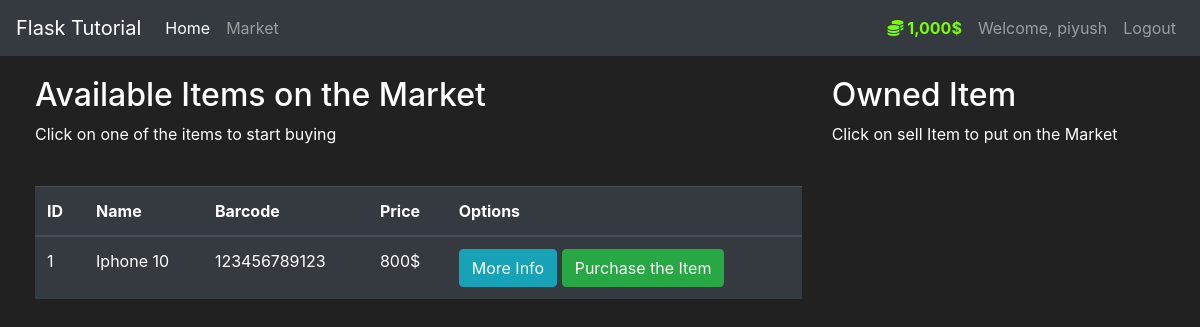
Page /market (signed in) on the committed database.
### market/models.py (models this page shows, shortened)
class User(db.Model, UserMixin):
    id = db.Column(db.Integer(), primary_key=True)
    username = db.Column(db.String(length=30), nullable=False, unique=True)
    email_address = db.Column(db.String(length=50), nullable=False, unique=True)
    password_hash = db.Column(db.String(length=60), nullable=False)
    budget = db.Column(db.Integer(), nullable=False, default=1000)
    items = db.relationship('Item', backref='owned_user', lazy=True)
    @property
    def prettier_budget(self):
        if len(str(self.budget)) >= 4:
            return f'{str(self.budget)[:-3]},{str(self.budget)[-3:]}$'
        else:
            return f"{self.budget}$"
    @property
    def password(self):
        return self.password

class Item(db.Model):
    id = db.Column(db.Integer(), primary_key=True)
    name = db.Column(db.String(length=30), nullable=False, unique=True)
    price = db.Column(db.Integer(), nullable=False)
    barcode = db.Column(db.String(length=12), nullable=False, unique=True)
    description = db.Column(db.String(length=1024), nullable=False, unique=True)
    owner = db.Column(db.Integer(), db.ForeignKey('user.id'))

### market/routes.py (the view, shortened to what this page needs)
@app.route('/market', methods=['GET', 'POST'])
@login_required
def market_page():
    purchase_form=PurchaseItemForm()
    if request.method=="GET" :
        items = Item.query.filter_by(owner=None)
        return render_template('market.html', items=items,purchase_form=purchase_form)

### market/models.py (called while the page is built)
@login_manager.user_loader
def load_user(user_id):
    return User.query.get(int(user_id))

### market/templates/market.html (shortened to what this page needs)
{% extends 'base.html' %}
{% block content %}
<div class="row" style="margin-top:20px; margin-left:20px">
   <div class="col-8">
       <h2>Available Items on the Market</h2>
       <p>Click on one of the items to start buying</p>
       <br>
      <table class="table table-hover table-dark">
         <thead>
            <tr>
               <th scope="col">ID</th>
               <th scope="col">Name</th>
               <th scope="col">Barcode</th>
               <th scope="col">Price</th>
               <th scope="col">Options</th>
            </tr>
         </thead>
         <tbody>
            {% for item in items %}
            <tr>
               <td>{{ item.id }}</td>
               <td>{{ item.name }}</td>
               <td>{{ item.barcode }}</td>
               <td>{{ item.price }}$</td>
               <td>
                  <button class="btn btn-outline btn-info" data-toggle="modal" data-target="#Modal-MoreInfo-{{ item.id }}">More Info</button>
                  <button class="btn btn-outline btn-success" data-toggle="modal" data-target="#Modal-PurchaseConfirm-{{ item.id }}">Purchase the Item</button>
               </td>
            </tr>
            {% endfor %}
         </tbody>
      </table>
   </div>
   <div class="col-4">
    <h2>Owned Item</h2>
    <p>Click on sell Item to put on the Market </p>   </div>
</div>
{% endblock %}

### market/templates/base.html (shortened to what this page needs)
<!doctype html>
<html lang="en">
   <head>
      <link rel="stylesheet" href="https://cdn.jsdelivr.net/npm/bootstrap@4.5.3/dist/css/bootstrap.min.css">
   </head>
   <body>
      <nav class="navbar navbar-expand-md navbar-dark bg-dark">
        <a class="navbar-brand" href="/Home">Flask Tutorial</a>
        <div class="collapse navbar-collapse" id="navbarNav">
            <ul class="navbar-nav mr-auto">
                <li class="nav-item active">
                    <a class="nav-link" href="{{ url_for('home_page') }}">Home <span class="sr-only">(current)</span></a>
                </li>
                <li class="nav-item">
                    <a class="nav-link" href="{{ url_for('market_page') }}">Market</a>
                </li>
            </ul>
            {% if current_user.is_authenticated %}
            <ul class="navbar-nav">
                <li class="nav-item">
                    <a class="nav-link" style="color:lawngreen; font-weight:bold">
                        <i class="fas fa-coins"></i>
                        {{ current_user.prettier_budget }}
                    </a>
                </li>
            </ul>
            <ul class="navbar-nav">
                <li class="nav-item">
                    <a class="nav-link">
                        Welcome, {{ current_user.username }}</a>
                </li>
                <li class="nav-item">
                    <a class="nav-link" href="{{ url_for('logout_page')  }}">Logout</a>
                </li>
            </ul>
            {% endif  %}
        </div>
      </nav>
      {% block content %}
      {% endblock %}
   </body>
</html>

### market/templates/base.html (style rules this page uses)
body { background-color: #212121; color: white }

### rows in the picture
User: prettier_budget "1,000$", username "piyush"
Item: id "1", name "Iphone 10", barcode "123456789123", price "800"
